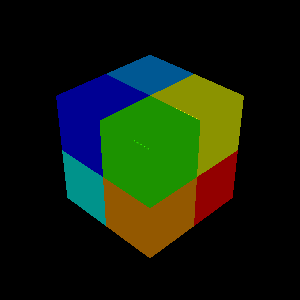

This figure's Python source:
#!/usr/bin/env python

# Demonstrate vtkDataSetRegionSurfaceFilter on a tetrahedral cube
# with material IDs assigned per octant.

import math

# Factory overrides
import vtkmodules.vtkInteractionStyle  # noqa: F401
import vtkmodules.vtkRenderingFreeType  # noqa: F401
import vtkmodules.vtkRenderingOpenGL2  # noqa: F401

from vtkmodules.vtkCommonCore import (
    vtkIntArray,
    vtkPoints,
)
from vtkmodules.vtkCommonDataModel import (
    VTK_TETRA,
    vtkCellArray,
    vtkTetra,
    vtkUnstructuredGrid,
)
from vtkmodules.vtkFiltersGeometry import vtkDataSetRegionSurfaceFilter
from vtkmodules.vtkRenderingCore import (
    vtkActor,
    vtkCamera,
    vtkPolyDataMapper,
    vtkRenderWindow,
    vtkRenderWindowInteractor,
    vtkRenderer,
)

n_x = 2
n_y = 2
n_z = 2

bounds = [-1.0, 1.0, -1.0, 1.0, -1.0, 1.0]
dx = (bounds[1] - bounds[0]) / n_x
dy = (bounds[3] - bounds[2]) / n_y
dz = (bounds[5] - bounds[4]) / n_z

# Build hexahedral grid decomposed into 5 tetrahedra per hex
point_array = vtkPoints()
cell_array = vtkCellArray()
point_map = {}
point_count = 0


# Region array
region = vtkIntArray()
region.SetName("Regions")
region.SetNumberOfTuples(5 * n_x * n_y * n_z)
counter = 0

# Build the initial hex corner template
p = [[bounds[2 * j] for j in range(3)] for _ in range(8)]
p[1][0] += dx
p[2][0] += dx
p[2][1] += dy
p[3][1] += dy
p[5][0] += dx
p[5][2] += dz
p[6][0] += dx
p[6][1] += dy
p[6][2] += dz
p[7][1] += dy
p[7][2] += dz

for x_inc in range(n_x):
    for i in range(8):
        if i in (0, 1, 4, 5):
            p[i][1] = bounds[2]
        else:
            p[i][1] = bounds[2] + dy

    for y_inc in range(n_y):
        for i in range(8):
            if i < 4:
                p[i][2] = bounds[4]
            else:
                p[i][2] = bounds[4] + dz

        for z_inc in range(n_z):
            # Decompose hex into 5 tetrahedra
            tet_corners = [
                (p[0], p[1], p[2], p[5]),
                (p[0], p[2], p[3], p[7]),
                (p[0], p[5], p[7], p[4]),
                (p[2], p[5], p[6], p[7]),
                (p[0], p[2], p[5], p[7]),
            ]
            for corners in tet_corners:
                t = vtkTetra()
                for idx, pt in enumerate(corners):
                    key = (round(pt[0], 10), round(pt[1], 10), round(pt[2], 10))
                    if key not in point_map:
                        point_map[key] = point_count
                        point_array.InsertNextPoint(pt)
                        point_count += 1
                    t.GetPointIds().SetId(idx, point_map[key])
                cell_array.InsertNextCell(t)

            r = 4 * (2 * x_inc // n_x) + 2 * (2 * y_inc // n_y) + (2 * z_inc // n_z)
            for _ in range(5):
                region.SetTuple1(counter, r)
                counter += 1

            for i in range(8):
                p[i][2] += dz

        for i in range(8):
            p[i][1] += dy

    for i in range(8):
        p[i][0] += dx

grid = vtkUnstructuredGrid()
grid.SetPoints(point_array)
grid.SetCells(VTK_TETRA, cell_array)
grid.GetCellData().AddArray(region)
grid.GetCellData().SetScalars(region)

# Compute max distance from origin for camera positioning
n_points = point_array.GetNumberOfPoints()
max_dist = 0
for i in range(n_points):
    xyz = point_array.GetPoint(i)
    dist = math.sqrt(xyz[0] ** 2 + xyz[1] ** 2 + xyz[2] ** 2)
    if dist > max_dist:
        max_dist = dist

# Surface filter
surface_filter = vtkDataSetRegionSurfaceFilter()
surface_filter.SetRegionArrayName("Regions")
surface_filter.SetInputData(grid)

# Mapper
mapper = vtkPolyDataMapper()
mapper.SetInputConnection(surface_filter.GetOutputPort())
mapper.SetScalarRange(0, 7)

actor = vtkActor()
actor.SetMapper(mapper)

# Renderer
renderer = vtkRenderer()
renderer.AddActor(actor)

# Window
render_window = vtkRenderWindow()
render_window.AddRenderer(renderer)
render_window.SetSize(300, 300)
render_window.SetWindowName("dataset region surface filter")

# Interactor
interactor = vtkRenderWindowInteractor()
interactor.SetRenderWindow(render_window)

# Scene
camera = vtkCamera()
camera.SetPosition(3.0 * max_dist, 3.0 * max_dist, -3.0 * max_dist)
camera.SetFocalPoint(0.0, 0.0, 0.0)
renderer.SetActiveCamera(camera)

interactor.Initialize()
interactor.Start()
